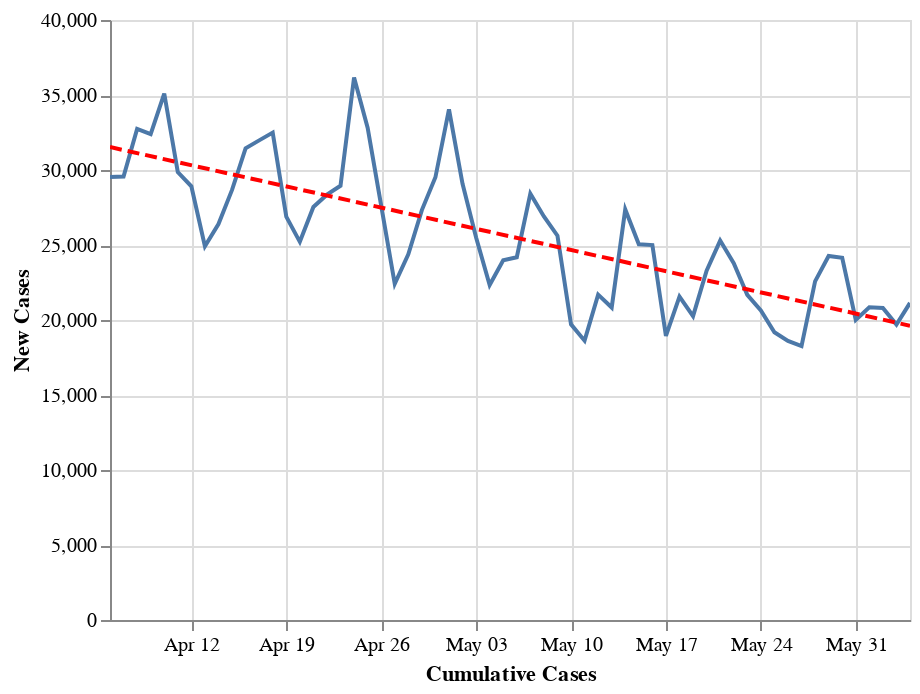

The notebook cell this image was saved under:
### Code cell
data = country_level
state = alt.Chart(data[data['Country'] == 'US'].sort_values('Date').tail(60)).mark_line().encode(
    alt.X('Date:T', axis=alt.Axis(title='Cumulative Cases')),
    alt.Y('Confirmed_New:Q', axis=alt.Axis(title='New Cases'))
)
reg = state.transform_regression("Date", "Confirmed_New", method="linear").mark_line(color='red', strokeDash=[6,3])
(state+reg).interactive()

### Figure 1 — Vega-Lite specification as saved in the notebook (floating-point values rounded to 4 significant figures)
{"config": {"view": {"continuousWidth": 400, "continuousHeight": 300}}, "layer": [{"mark": "line", "encoding": {"x": {"type": "temporal", "axis": {"title": "Cumulative Cases"}, "field": "Date"}, "y": {"type": "quantitative", "axis": {"title": "New Cases"}, "field": "Confirmed_New"}}, "selection": {"selector002": {"type": "interval", "bind": "scales", "encodings": ["x", "y"]}}}, {"mark": {"type": "line", "color": "red", "strokeDash": [6, 3]}, "encoding": {"x": {"type": "temporal", "axis": {"title": "Cumulative Cases"}, "field": "Date"}, "y": {"type": "quantitative", "axis": {"title": "New Cases"}, "field": "Confirmed_New"}}, "transform": [{"on": "Date", "regression": "Confirmed_New", "method": "linear"}]}], "data": {"name": "data-5c316b666a823527bd0d71149f865769"}, "$schema": "https://vega.github.io/schema/vega-lite/v4.0.2.json", "datasets": {"data-5c316b666a823527bd0d71149f865769": [{"Country": "US", "Date": "04-06-2020", "Confirmed": 366700.0, "Deaths": 10780.0, "Recovered": 19580.0, "Confirmed_New": 29540.0, "Deaths_New": 1164.0, "Recovered_New": 2133.0, "Active": 336300.0}, {"Country": "US", "Date": "04-07-2020", "Confirmed": 396200.0, "Deaths": 12720.0, "Recovered": 21760.0, "Confirmed_New": 29560.0, "Deaths_New": 1938.0, "Recovered_New": 2182.0, "Active": 361700.0}, {"Country": "US", "Date": "04-08-2020", "Confirmed": 429100.0, "Deaths": 14700.0, "Recovered": 23560.0, "Confirmed_New": 32740.0, "Deaths_New": 1972.0, "Recovered_New": 1796.0, "Active": 390800.0}, {"Country": "US", "Date": "04-09-2020", "Confirmed": 461400.0, "Deaths": 16480.0, "Recovered": 25410.0, "Confirmed_New": 32380.0, "Deaths_New": 1782.0, "Recovered_New": 1851.0, "Active": 419500.0}, {"Country": "US", "Date": "04-10-2020", "Confirmed": 496500.0, "Deaths": 18590.0, "Recovered": 28790.0, "Confirmed_New": 35100.0, "Deaths_New": 2104.0, "Recovered_New": 3380.0, "Active": 449200.0}, {"Country": "US", "Date": "04-11-2020", "Confirmed": 526400.0, "Deaths": 20460.0, "Recovered": 31270.0, "Confirmed_New": 29860.0, "Deaths_New": 1872.0, "Recovered_New": 2480.0, "Active": 474700.0}, {"Country": "US", "Date": "04-12-2020", "Confirmed": 555300.0, "Deaths": 22020.0, "Recovered": 32990.0, "Confirmed_New": 28920.0, "Deaths_New": 1557.0, "Recovered_New": 1718.0, "Active": 500300.0}, {"Country": "US", "Date": "04-13-2020", "Confirmed": 580600.0, "Deaths": 23530.0, "Recovered": 43480.0, "Confirmed_New": 24920.0, "Deaths_New": 1506.0, "Recovered_New": 10490.0, "Active": 513600.0}, {"Country": "US", "Date": "04-14-2020", "Confirmed": 607700.0, "Deaths": 25830.0, "Recovered": 47760.0, "Confirmed_New": 26400.0, "Deaths_New": 2303.0, "Recovered_New": 4281.0, "Active": 534100.0}, {"Country": "US", "Date": "04-15-2020", "Confirmed": 636400.0, "Deaths": 28320.0, "Recovered": 52100.0, "Confirmed_New": 28670.0, "Deaths_New": 2494.0, "Recovered_New": 4333.0, "Active": 555900.0}, {"Country": "US", "Date": "04-16-2020", "Confirmed": 667800.0, "Deaths": 32920.0, "Recovered": 54700.0, "Confirmed_New": 31450.0, "Deaths_New": 4591.0, "Recovered_New": 2607.0, "Active": 580200.0}, {"Country": "US", "Date": "04-17-2020", "Confirmed": 699700.0, "Deaths": 36770.0, "Recovered": 58540.0, "Confirmed_New": 31980.0, "Deaths_New": 3857.0, "Recovered_New": 3842.0, "Active": 604400.0}, {"Country": "US", "Date": "04-18-2020", "Confirmed": 732200.0, "Deaths": 38660.0, "Recovered": 64840.0, "Confirmed_New": 32490.0, "Deaths_New": 1891.0, "Recovered_New": 6295.0, "Active": 628700.0}, {"Country": "US", "Date": "04-19-2020", "Confirmed": 759100.0, "Deaths": 40660.0, "Recovered": 70340.0, "Confirmed_New": 26890.0, "Deaths_New": 1995.0, "Recovered_New": 5497.0, "Active": 648100.0}, {"Country": "US", "Date": "04-20-2020", "Confirmed": 784300.0, "Deaths": 42090.0, "Recovered": 72330.0, "Confirmed_New": 25210.0, "Deaths_New": 1433.0, "Recovered_New": 1992.0, "Active": 669900.0}, {"Country": "US", "Date": "04-21-2020", "Confirmed": 811900.0, "Deaths": 44440.0, "Recovered": 75200.0, "Confirmed_New": 27540.0, "Deaths_New": 2350.0, "Recovered_New": 2875.0, "Active": 692200.0}, {"Country": "US", "Date": "04-22-2020", "Confirmed": 840200.0, "Deaths": 46620.0, "Recovered": 77370.0, "Confirmed_New": 28360.0, "Deaths_New": 2178.0, "Recovered_New": 2162.0, "Active": 716200.0}, {"Country": "US", "Date": "04-23-2020", "Confirmed": 869200.0, "Deaths": 49950.0, "Recovered": 80200.0, "Confirmed_New": 28950.0, "Deaths_New": 3331.0, "Recovered_New": 2837.0, "Active": 739000.0}, {"Country": "US", "Date": "04-24-2020", "Confirmed": 905300.0, "Deaths": 51950.0, "Recovered": 99080.0, "Confirmed_New": 36160.0, "Deaths_New": 1995.0, "Recovered_New": 18880.0, "Active": 754300.0}, {"Country": "US", "Date": "04-25-2020", "Confirmed": 938200.0, "Deaths": 53760.0, "Recovered": 100400.0, "Confirmed_New": 32820.0, "Deaths_New": 1806.0, "Recovered_New": 1293.0, "Active": 784000.0}, {"Country": "US", "Date": "04-26-2020", "Confirmed": 965800.0, "Deaths": 54880.0, "Recovered": 107000.0, "Confirmed_New": 27630.0, "Deaths_New": 1126.0, "Recovered_New": 6616.0, "Active": 803900.0}, {"Country": "US", "Date": "04-27-2020", "Confirmed": 988200.0, "Deaths": 56260.0, "Recovered": 111400.0, "Confirmed_New": 22410.0, "Deaths_New": 1378.0, "Recovered_New": 4436.0, "Active": 820500.0}, {"Country": "US", "Date": "04-28-2020", "Confirmed": 1013000.0, "Deaths": 58360.0, "Recovered": 115900.0, "Confirmed_New": 24380.0, "Deaths_New": 2096.0, "Recovered_New": 4512.0, "Active": 838300.0}, {"Country": "US", "Date": "04-29-2020", "Confirmed": 1040000.0, "Deaths": 60970.0, "Recovered": 120700.0, "Confirmed_New": 27330.0, "Deaths_New": 2612.0, "Recovered_New": 4784.0, "Active": 858200.0}, {"Country": "US", "Date": "04-30-2020", "Confirmed": 1069000.0, "Deaths": 63000.0, "Recovered": 153900.0, "Confirmed_New": 29520.0, "Deaths_New": 2029.0, "Recovered_New": 33230.0, "Active": 852500.0}, {"Country": "US", "Date": "05-01-2020", "Confirmed": 1103000.0, "Deaths": 64940.0, "Recovered": 164000.0, "Confirmed_New": 34040.0, "Deaths_New": 2030.0, "Recovered_New": 10070.0, "Active": 874500.0}, {"Country": "US", "Date": "05-02-2020", "Confirmed": 1133000.0, "Deaths": 66370.0, "Recovered": 175400.0, "Confirmed_New": 29080.0, "Deaths_New": 1343.0, "Recovered_New": 11370.0, "Active": 890800.0}, {"Country": "US", "Date": "05-03-2020", "Confirmed": 1158000.0, "Deaths": 67680.0, "Recovered": 180200.0, "Confirmed_New": 25500.0, "Deaths_New": 1313.0, "Recovered_New": 4770.0, "Active": 910200.0}, {"Country": "US", "Date": "05-04-2020", "Confirmed": 1180000.0, "Deaths": 68920.0, "Recovered": 187200.0, "Confirmed_New": 22340.0, "Deaths_New": 1240.0, "Recovered_New": 7028.0, "Active": 924300.0}, {"Country": "US", "Date": "05-05-2020", "Confirmed": 1204000.0, "Deaths": 71060.0, "Recovered": 189800.0, "Confirmed_New": 23980.0, "Deaths_New": 2142.0, "Recovered_New": 2611.0, "Active": 943500.0}, {"Country": "US", "Date": "05-06-2020", "Confirmed": 1229000.0, "Deaths": 73430.0, "Recovered": 189900.0, "Confirmed_New": 24180.0, "Deaths_New": 2363.0, "Recovered_New": 119.0, "Active": 965300.0}, {"Country": "US", "Date": "05-07-2020", "Confirmed": 1257000.0, "Deaths": 75660.0, "Recovered": 195000.0, "Confirmed_New": 28420.0, "Deaths_New": 2231.0, "Recovered_New": 5126.0, "Active": 986300.0}, {"Country": "US", "Date": "05-08-2020", "Confirmed": 1284000.0, "Deaths": 77180.0, "Recovered": 199000.0, "Confirmed_New": 26910.0, "Deaths_New": 1518.0, "Recovered_New": 3957.0, "Active": 1008000.0}, {"Country": "US", "Date": "05-09-2020", "Confirmed": 1310000.0, "Deaths": 78800.0, "Recovered": 212500.0, "Confirmed_New": 25620.0, "Deaths_New": 1615.0, "Recovered_New": 13540.0, "Active": 1018000.0}, {"Country": "US", "Date": "05-10-2020", "Confirmed": 1329000.0, "Deaths": 79530.0, "Recovered": 216200.0, "Confirmed_New": 19710.0, "Deaths_New": 731.0, "Recovered_New": 3635.0, "Active": 1034000.0}, {"Country": "US", "Date": "05-11-2020", "Confirmed": 1348000.0, "Deaths": 80680.0, "Recovered": 232700.0, "Confirmed_New": 18620.0, "Deaths_New": 1156.0, "Recovered_New": 16560.0, "Active": 1034000.0}, {"Country": "US", "Date": "05-12-2020", "Confirmed": 1370000.0, "Deaths": 82380.0, "Recovered": 230300.0, "Confirmed_New": 21690.0, "Deaths_New": 1694.0, "Recovered_New": -2446.0, "Active": 1057000.0}, {"Country": "US", "Date": "05-13-2020", "Confirmed": 1390000.0, "Deaths": 84120.0, "Recovered": 243400.0, "Confirmed_New": 20830.0, "Deaths_New": 1743.0, "Recovered_New": 13140.0, "Active": 1063000.0}, {"Country": "US", "Date": "05-14-2020", "Confirmed": 1418000.0, "Deaths": 85900.0, "Recovered": 246400.0, "Confirmed_New": 27370.0, "Deaths_New": 1779.0, "Recovered_New": 2984.0, "Active": 1085000.0}, {"Country": "US", "Date": "05-15-2020", "Confirmed": 1443000.0, "Deaths": 87530.0, "Recovered": 250700.0, "Confirmed_New": 25050.0, "Deaths_New": 1632.0, "Recovered_New": 4333.0, "Active": 1105000.0}, {"Country": "US", "Date": "05-16-2020", "Confirmed": 1468000.0, "Deaths": 88750.0, "Recovered": 268400.0, "Confirmed_New": 25000.0, "Deaths_New": 1224.0, "Recovered_New": 17630.0, "Active": 1111000.0}, {"Country": "US", "Date": "05-17-2020", "Confirmed": 1487000.0, "Deaths": 89560.0, "Recovered": 272300.0, "Confirmed_New": 18940.0, "Deaths_New": 808.0, "Recovered_New": 3889.0, "Active": 1125000.0}, {"Country": "US", "Date": "05-18-2020", "Confirmed": 1508000.0, "Deaths": 90350.0, "Recovered": 283200.0, "Confirmed_New": 21550.0, "Deaths_New": 785.0, "Recovered_New": 10910.0, "Active": 1135000.0}, {"Country": "US", "Date": "05-19-2020", "Confirmed": 1529000.0, "Deaths": 91920.0, "Recovered": 289400.0, "Confirmed_New": 20260.0, "Deaths_New": 1574.0, "Recovered_New": 6214.0, "Active": 1147000.0}, {"Country": "US", "Date": "05-20-2020", "Confirmed": 1552000.0, "Deaths": 93440.0, "Recovered": 294300.0, "Confirmed_New": 23280.0, "Deaths_New": 1518.0, "Recovered_New": 4920.0, "Active": 1164000.0}, {"Country": "US", "Date": "05-21-2020", "Confirmed": 1577000.0, "Deaths": 94700.0, "Recovered": 298400.0, "Confirmed_New": 25290.0, "Deaths_New": 1263.0, "Recovered_New": 4106.0, "Active": 1184000.0}, {"Country": "US", "Date": "05-22-2020", "Confirmed": 1601000.0, "Deaths": 95980.0, "Recovered": 350100.0, "Confirmed_New": 23790.0, "Deaths_New": 1277.0, "Recovered_New": 51720.0, "Active": 1155000.0}, {"Country": "US", "Date": "05-23-2020", "Confirmed": 1623000.0, "Deaths": 97090.0, "Recovered": 361200.0, "Confirmed_New": 21680.0, "Deaths_New": 1108.0, "Recovered_New": 11100.0, "Active": 1164000.0}, {"Country": "US", "Date": "05-24-2020", "Confirmed": 1643000.0, "Deaths": 97720.0, "Recovered": 366700.0, "Confirmed_New": 20630.0, "Deaths_New": 633.0, "Recovered_New": 5497.0, "Active": 1179000.0}, {"Country": "US", "Date": "05-25-2020", "Confirmed": 1662000.0, "Deaths": 98220.0, "Recovered": 379200.0, "Confirmed_New": 19180.0, "Deaths_New": 500.0, "Recovered_New": 12420.0, "Active": 1185000.0}, {"Country": "US", "Date": "05-26-2020", "Confirmed": 1681000.0, "Deaths": 98910.0, "Recovered": 384900.0, "Confirmed_New": 18610.0, "Deaths_New": 693.0, "Recovered_New": 5745.0, "Active": 1197000.0}, {"Country": "US", "Date": "05-27-2020", "Confirmed": 1699000.0, "Deaths": 100400.0, "Recovered": 391500.0, "Confirmed_New": 18260.0, "Deaths_New": 1505.0, "Recovered_New": 6606.0, "Active": 1207000.0}, {"Country": "US", "Date": "05-28-2020", "Confirmed": 1722000.0, "Deaths": 101600.0, "Recovered": 400000.0, "Confirmed_New": 22580.0, "Deaths_New": 1198.0, "Recovered_New": 8483.0, "Active": 1220000.0}, {"Country": "US", "Date": "05-29-2020", "Confirmed": 1746000.0, "Deaths": 102800.0, "Recovered": 406400.0, "Confirmed_New": 24260.0, "Deaths_New": 1193.0, "Recovered_New": 6455.0, "Active": 1237000.0}, {"Country": "US", "Date": "05-30-2020", "Confirmed": 1770000.0, "Deaths": 103800.0, "Recovered": 416500.0, "Confirmed_New": 24150.0, "Deaths_New": 967.0, "Recovered_New": 10020.0, "Active": 1250000.0}, {"Country": "US", "Date": "05-31-2020", "Confirmed": 1790000.0, "Deaths": 104400.0, "Recovered": 444800.0, "Confirmed_New": 20010.0, "Deaths_New": 605.0, "Recovered_New": 28300.0, "Active": 1241000.0}, {"Country": "US", "Date": "06-01-2020", "Confirmed": 1811000.0, "Deaths": 105100.0, "Recovered": 458200.0, "Confirmed_New": 20850.0, "Deaths_New": 768.0, "Recovered_New": 13470.0, "Active": 1248000.0}, {"Country": "US", "Date": "06-02-2020", "Confirmed": 1832000.0, "Deaths": 106200.0, "Recovered": 463900.0, "Confirmed_New": 20800.0, "Deaths_New": 1031.0, "Recovered_New": 5637.0, "Active": 1262000.0}, {"Country": "US", "Date": "06-03-2020", "Confirmed": 1852000.0, "Deaths": 107200.0, "Recovered": 479300.0, "Confirmed_New": 19700.0, "Deaths_New": 995.0, "Recovered_New": 15390.0, "Active": 1265000.0}, {"Country": "US", "Date": "06-04-2020", "Confirmed": 1873000.0, "Deaths": 108200.0, "Recovered": 485000.0, "Confirmed_New": 21140.0, "Deaths_New": 1036.0, "Recovered_New": 5744.0, "Active": 1279000.0}]}}
